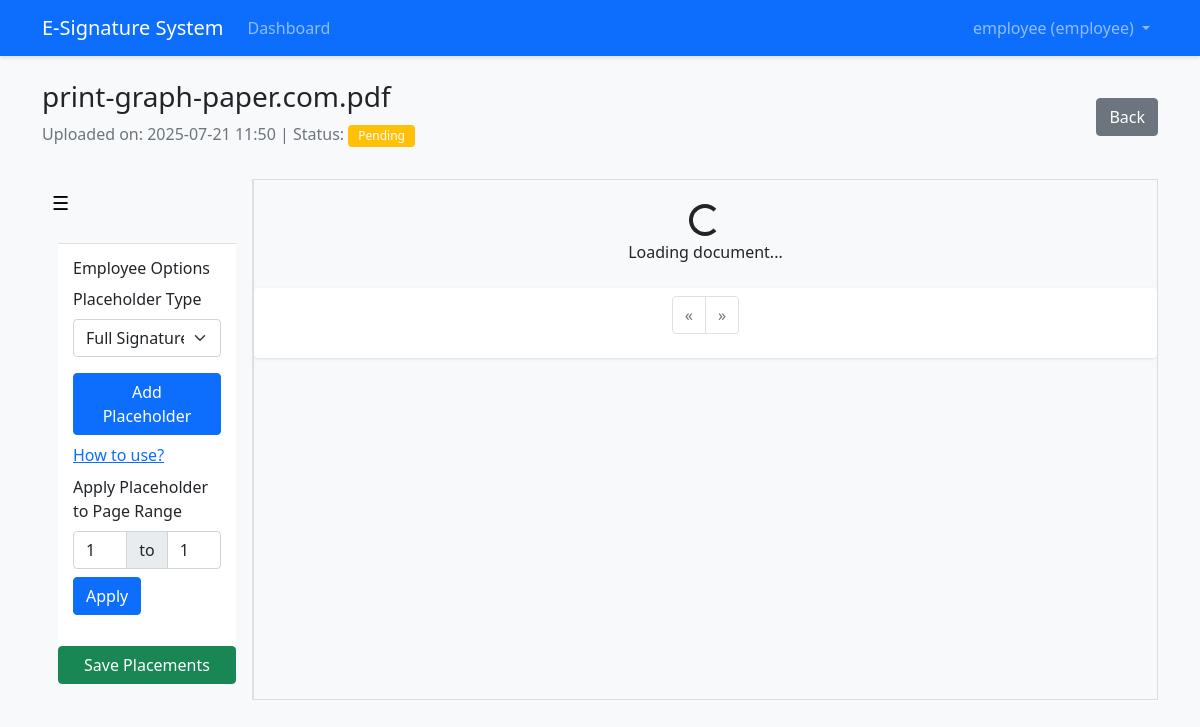
The page /document/1 (signed in) on the database its author committed.
### app/models.py (models this page shows, shortened)
class User(UserMixin, db.Model):
    id = db.Column(db.Integer, primary_key=True)
    username = db.Column(db.String(64), index=True, unique=True)
    email = db.Column(db.String(120), index=True, unique=True)
    password_hash = db.Column(db.Text)
    role = db.Column(db.String(20))  # 'employee' or 'boss'
    documents_uploaded = db.relationship(
        'Document',
        backref='uploader',
        lazy='dynamic',
        foreign_keys='Document.uploaded_by'
    )
    signatures = db.relationship('Signature', backref='user', lazy='dynamic')
    def is_boss(self):
        return self.role == 'boss'

class Document(db.Model):
    id = db.Column(db.Integer, primary_key=True)
    filename = db.Column(db.String(255))
    original_filename = db.Column(db.String(255))
    file_path = db.Column(db.String(255))
    file_type = db.Column(db.String(10))  # 'pdf' or 'docx'
    uploaded_by = db.Column(db.Integer, db.ForeignKey('user.id'))
    upload_date = db.Column(db.DateTime, default=lambda: datetime.now(pytz.utc))
    status = db.Column(db.String(20), default='pending')  # 'pending', 'signed', 'rejected'
    signed_file_path = db.Column(db.String(255), nullable=True)
    signed_date = db.Column(db.DateTime, nullable=True)
    client = db.Column(db.String(120), nullable=True)
    work = db.Column(db.String(120), nullable=True)
    document_type = db.Column(db.String(120), nullable=True)
    comment = db.Column(db.Text, nullable=True)
    signature_placement = db.Column(db.Text, nullable=True)  # Store JSON of requested signature positions
    signing_method = db.Column(db.String(20), nullable=True)  # 'auto' or 'manual'
    signed_by = db.Column(db.Integer, db.ForeignKey('user.id'), nullable=True)
    signer = db.relationship('User', backref='signed_documents', foreign_keys=[signed_by])

### app/routes/documents.py (the view)
@documents_bp.route('/document/<int:document_id>')
@login_required
def view_document(document_id):
    document = Document.query.get_or_404(document_id)
    if not current_user.is_boss() and document.uploaded_by != current_user.id:
        flash('You do not have permission to view this document')
        return redirect(url_for('documents.dashboard'))
    file_path = document.signed_file_path if document.status == 'signed' else document.file_path
    filename = os.path.basename(file_path)
    return render_template('shared/document_viewer.html', document=document, display_filename=filename)

### app/models.py (called while the page is built)
@login_manager.user_loader
def load_user(id):
    return User.query.get(int(id))

### run.py (called while the page is built)
@app.context_processor
def utility_processor():
    return {
        'is_boss': lambda: hasattr(current_user,
                                   'is_authenticated') and current_user.is_authenticated and current_user.role == 'boss'
    }

### app/templates/shared/document_viewer.html (shortened to what this page needs)
{% extends "base.html" %}
{% block content %}
{% if not document or not document.id %}
  <div class="alert alert-danger">Error: Document not found or invalid. Please contact support.</div>
{% else %}
<div class="d-flex justify-content-between align-items-center mb-3">
    <div>
        <h3>{{ document.original_filename }}</h3>
        <p class="text-muted">
            Uploaded on: {{ (document.upload_date.astimezone(pytz.timezone('Africa/Johannesburg')) + timedelta(hours=2)).strftime('%Y-%m-%d %H:%M') }} |
            Status:
            {% if document.status == 'pending' %}
                <span class="badge bg-warning">Pending</span>
            {% elif document.status == 'signed' %}
                <span class="badge bg-success">Signed</span>
            {% elif document.status == 'rejected' %}
                <span class="badge bg-danger">Rejected</span>
            {% endif %}
        </p>
    </div>
    <div>
        <a href="{{ url_for('documents.dashboard') }}" class="btn btn-secondary mb-2">Back</a>
    </div>
</div>
<div class="container-flex">
    <div class="sidebar" id="sidebar">
        <button class="sidebar-toggle" onclick="toggleSidebar()">☰</button>
        <div class="sidebar-content p-3">
            {% if not current_user.is_boss() and document.status == 'pending' %}
            <div class="employee-controls">
                <h6>Employee Options</h6>
                <div class="mb-3">
                    <label for="placeholder-type" class="form-label">Placeholder Type</label>
                    <select id="placeholder-type" class="form-select mb-2">
                        <option value="signature">Full Signature</option>
                    </select>
                </div>
                <button id="add-placeholder" class="btn btn-primary mb-2 w-100">Add Placeholder</button>
                <a href="#" id="show-help-modal" class="d-block mb-2">How to use?</a>
                <div class="mb-3">
                    <label class="form-label">Apply Placeholder to Page Range</label>
                    <div class="input-group">
                        <input type="number" id="range-start" class="form-control" min="1" value="1" style="max-width: 80px;">
                        <span class="input-group-text">to</span>
                        <input type="number" id="range-end" class="form-control" min="1" value="1" style="max-width: 80px;">
                    </div>
                    <button id="apply-placeholder-range" class="btn btn-primary mt-2">Apply</button>
                </div>
            </div>
            <button id="save-placement" class="btn btn-success w-100">Save Placements</button>
            {% endif %}
        </div>
    </div>
    <div id="pdf-container">
        <div id="pdf-loading" class="text-center my-4">
            <div class="spinner-border" role="status"></div>
            <p>Loading document...</p>
        </div>
        <div class="document-navigation mb-3">
            <nav>
                <ul class="pagination justify-content-center" id="page-navigation">
                    <li class="page-item disabled">
                        <a class="page-link" href="#" aria-label="Previous" id="prev-page">&laquo;</a>
                    </li>
                    <li class="page-item disabled">
                        <a class="page-link" href="#" aria-label="Next" id="next-page">&raquo;</a>
                    </li>
                </ul>
            </nav>
        </div>
    </div>
</div>
{% endif %}
{% endblock %}

### app/templates/base.html (shortened to what this page needs)
<!DOCTYPE html>
<html lang="en">
<head>
    <link rel="stylesheet" href="https://cdn.jsdelivr.net/npm/bootstrap@5.1.0/dist/css/bootstrap.min.css">
    <link rel="stylesheet" href="{{ url_for('static', filename='css/main.css') }}">
</head>
<body>
    <nav class="navbar navbar-expand-lg navbar-dark bg-primary">
        <div class="container">
            <a class="navbar-brand" href="{{ url_for('documents.dashboard') if current_user.is_authenticated else url_for('auth.login') }}">
                E-Signature System
            </a>
            {% if current_user.is_authenticated %}
            <div class="collapse navbar-collapse" id="navbarNav">
                <ul class="navbar-nav me-auto">
                    <li class="nav-item">
                        <a class="nav-link" href="{{ url_for('documents.dashboard') }}">Dashboard</a>
                    </li>
                </ul>
               <ul class="navbar-nav">
    <li class="nav-item dropdown">
        <a class="nav-link dropdown-toggle" href="#" id="userDropdown" role="button" data-bs-toggle="dropdown">
            {{ current_user.username }} ({{ current_user.role }})
        </a>
    </li>
</ul>
            </div>
            {% endif %}
        </div>
    </nav>
    <div class="container mt-4">
        {% block content %}{% endblock %}
    </div>
</body>
</html>

### app/static/css/main.css (style rules this page uses)
body { font-family: 'Segoe UI', Tahoma, Geneva, Verdana, sans-serif; background-color: #f8f9fa; }
.navbar { box-shadow: 0 2px 4px rgba(0,0,0,.1); }
.badge { font-weight: 500; padding: 5px 10px; }

### app/templates/shared/document_viewer.html (style rules this page uses)
html, body { height: 100%; margin: 0; }
.container-flex { display: flex; height: 100%; width: 100%; overflow: hidden; }
.sidebar { width: 260px; min-width: 60px; transition: width 0.3s ease; background-color: #f8f9fa; border-right: 1px solid #dee2e6; overflow-y: auto; }
.sidebar-toggle { background: none; border: none; font-size: 1.2rem; padding: 10px; width: 100%; text-align: left; }
#pdf-container { width: 100%; border: 1px solid #ddd; overflow: auto; position: relative; max-height: 800px; transition: margin-left 0.3s ease; }
#pdf-loading { text-align: center; margin: 2rem; }
.signature-controls, .employee-controls { position: sticky; bottom: 0; background-color: rgba(255, 255, 255, 0.95); padding: 15px; border-top: 1px solid #ddd; z-index: 1000; }
#page-navigation { justify-content: center; }
.document-navigation { position: sticky; top: 10px; z-index: 1000; background-color: white; padding: 8px; border-radius: 4px; box-shadow: 0 1px 3px rgba(0,0,0,0.1); }
.btn { font-weight: 500; }
.form-select { border: 1px solid #ced4da; }
.badge { font-weight: 500; }

### rows shown on the page
User: username "employee", role "employee"
Document: original_filename "print-graph-paper.com.pdf", upload_date "2025-07-21 11:50"
